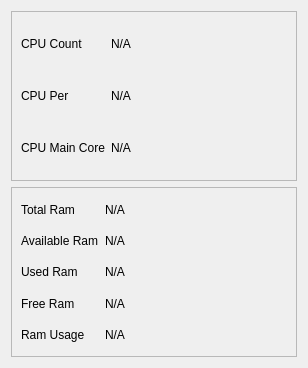
            <widget class="QWidget" name="cpu_and_memory">
             <layout class="QVBoxLayout" name="verticalLayout_3">
              <item>
               <widget class="QFrame" name="Cpu_info">
                <property name="frameShape">
                 <enum>QFrame::StyledPanel</enum>
                </property>
                <property name="frameShadow">
                 <enum>QFrame::Raised</enum>
                </property>
                <layout class="QGridLayout" name="gridLayout_4">
                 <item row="2" column="1">
                  <widget class="QLabel" name="cpu_main_core">
                   <property name="text">
                    <string>N/A</string>
                   </property>
                  </widget>
                 </item>
                 <item row="0" column="0">
                  <widget class="QLabel" name="label_12">
                   <property name="text">
                    <string>CPU Count</string>
                   </property>
                  </widget>
                 </item>
                 <item row="0" column="1">
                  <widget class="QLabel" name="cpu_count">
                   <property name="text">
                    <string>N/A</string>
                   </property>
                  </widget>
                 </item>
                 <item row="2" column="0">
                  <widget class="QLabel" name="label_14">
                   <property name="sizePolicy">
                    <sizepolicy hsizetype="Preferred" vsizetype="Preferred">
                     <horstretch>0</horstretch>
                     <verstretch>0</verstretch>
                    </sizepolicy>
                   </property>
                   <property name="text">
                    <string>CPU Main Core</string>
                   </property>
                  </widget>
                 </item>
                 <item row="1" column="0">
                  <widget class="QLabel" name="label_13">
                   <property name="text">
                    <string>CPU Per</string>
                   </property>
                  </widget>
                 </item>
                 <item row="1" column="1">
                  <widget class="QLabel" name="cpu_per">
                   <property name="text">
                    <string>N/A</string>
                   </property>
                  </widget>
                 </item>
                 <item row="0" column="2" rowspan="3">
                  <widget class="roundProgressBar" name="cpu_percentage" native="true">
                   <property name="minimumSize">
                    <size>
                     <width>150</width>
                     <height>150</height>
                    </size>
                   </property>
                   <property name="maximumSize">
                    <size>
                     <width>150</width>
                     <height>150</height>
                    </size>
                   </property>
                  </widget>
                 </item>
                </layout>
               </widget>
              </item>
              <item>
               <widget class="QFrame" name="ram_info">
                <property name="frameShape">
                 <enum>QFrame::StyledPanel</enum>
                </property>
                <property name="frameShadow">
                 <enum>QFrame::Raised</enum>
                </property>
                <layout class="QGridLayout" name="gridLayout_3">
                 <item row="0" column="0">
                  <widget class="QLabel" name="label_15">
                   <property name="text">
                    <string>Total Ram</string>
                   </property>
                  </widget>
                 </item>
                 <item row="0" column="1">
                  <widget class="QLabel" name="total_ram">
                   <property name="text">
                    <string>N/A</string>
                   </property>
                  </widget>
                 </item>
                 <item row="2" column="0">
                  <widget class="QLabel" name="label_17">
                   <property name="text">
                    <string>Used Ram</string>
                   </property>
                  </widget>
                 </item>
                 <item row="1" column="1">
                  <widget class="QLabel" name="available_ram">
                   <property name="text">
                    <string>N/A</string>
                   </property>
                  </widget>
                 </item>
                 <item row="1" column="0">
                  <widget class="QLabel" name="label_16">
                   <property name="text">
                    <string>Available Ram</string>
                   </property>
                  </widget>
                 </item>
                 <item row="2" column="1">
                  <widget class="QLabel" name="used_ram">
                   <property name="text">
                    <string>N/A</string>
                   </property>
                  </widget>
                 </item>
                 <item row="3" column="1">
                  <widget class="QLabel" name="free_ram">
                   <property name="text">
                    <string>N/A</string>
                   </property>
                  </widget>
                 </item>
                 <item row="3" column="0">
                  <widget class="QLabel" name="label_21">
                   <property name="text">
                    <string>Free Ram</string>
                   </property>
                  </widget>
                 </item>
                 <item row="4" column="0">
                  <widget class="QLabel" name="label_22">
                   <property name="text">
                    <string>Ram Usage</string>
                   </property>
                  </widget>
                 </item>
                 <item row="4" column="1">
                  <widget class="QLabel" name="ram_usage">
                   <property name="text">
                    <string>N/A</string>
                   </property>
                  </widget>
                 </item>
                 <item row="0" column="2" rowspan="5">
                  <widget class="spiralProgressBar" name="ram_percentage" native="true">
                   <property name="minimumSize">
                    <size>
                     <width>150</width>
                     <height>150</height>
                    </size>
                   </property>
                   <property name="maximumSize">
                    <size>
                     <width>150</width>
                     <height>150</height>
                    </size>
                   </property>
                  </widget>
                 </item>
                </layout>
               </widget>
              </item>
             </layout>
            </widget>
